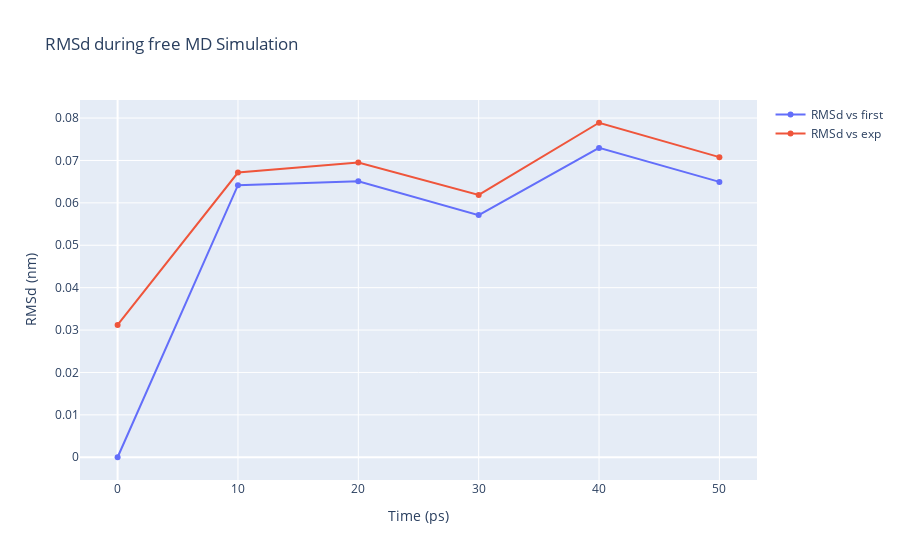

The notebook cell this image was saved under:
### Code cell
import plotly
import plotly.graph_objs as go

# Read RMS vs first snapshot data from file 
with open(output_rms_first,'r') as rms_first_file:
    x,y = map(
        list,
        zip(*[
            (float(line.split()[0]),float(line.split()[1]))
            for line in rms_first_file 
            if not line.startswith(("#","@")) 
        ])
    )

# Read RMS vs experimental structure data from file 
with open(output_rms_exp,'r') as rms_exp_file:
    x2,y2 = map(
        list,
        zip(*[
            (float(line.split()[0]),float(line.split()[1]))
            for line in rms_exp_file
            if not line.startswith(("#","@")) 
        ])
    )
    
trace1 = go.Scatter(
    x = x,
    y = y,
    name = 'RMSd vs first'
)

trace2 = go.Scatter(
    x = x,
    y = y2,
    name = 'RMSd vs exp'
)

data = [trace1, trace2]

plotly.offline.init_notebook_mode(connected=True)

fig = ({
    "data": data,
    "layout": go.Layout(title="RMSd during free MD Simulation",
                        xaxis=dict(title = "Time (ps)"),
                        yaxis=dict(title = "RMSd (nm)")
                       )
})

plotly.offline.iplot(fig)

### Figure 1 — Plotly figure (JSON) as saved in the notebook; plotly's stock layout.template omitted (floating-point values rounded to 4 significant figures)
{"data": [{"name": "RMSd vs first", "type": "scatter", "x": [0, 10, 20, 30, 40, 50], "y": [1e-07, 0.06417, 0.06509, 0.05712, 0.07297, 0.06494]}, {"name": "RMSd vs exp", "type": "scatter", "x": [0, 10, 20, 30, 40, 50], "y": [0.03121, 0.06715, 0.06953, 0.06187, 0.0789, 0.07078]}], "layout": {"title": {"text": "RMSd during free MD Simulation"}, "xaxis": {"title": {"text": "Time (ps)"}}, "yaxis": {"title": {"text": "RMSd (nm)"}}}}
